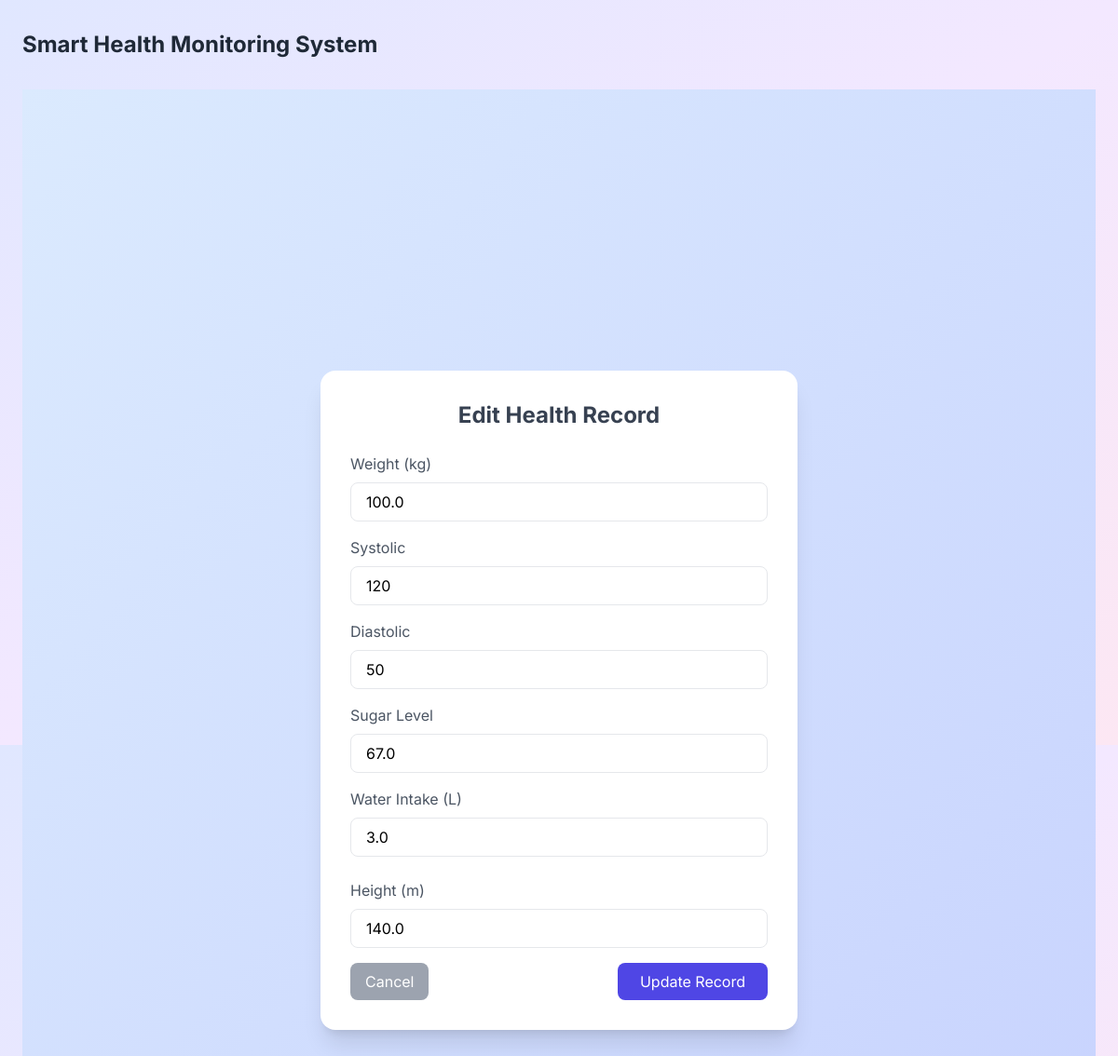
Screenshot of /edit/3 (signed in) with the database file from the repository.
### models.py (models this page shows, shortened)
class HealthRecord(db.Model):
    __tablename__ = "health_record"
    id = db.Column(db.Integer, primary_key=True)
    weight = db.Column(db.Float, nullable=False)
    height = db.Column(db.Float, nullable=False)
    bmi = db.Column(db.Float)
    systolic = db.Column(db.Integer, nullable=False)
    diastolic = db.Column(db.Integer, nullable=False)
    sugar = db.Column(db.Float, nullable=False)
    water = db.Column(db.Float, nullable=False)
    date = db.Column(db.DateTime, default=datetime.utcnow)
    user_id = db.Column(db.Integer, db.ForeignKey("user.id"), nullable=False)

### app.py (the view, shortened to what this page needs)
@app.route("/edit/<int:record_id>", methods=["GET", "POST"])
@login_required
def edit_record(record_id):
    record = HealthRecord.query.get_or_404(record_id)
    if record.user_id != current_user.id:
        abort(403)
    return render_template("edit_record.html", record=record)

### app.py (called while the page is built)
@login_manager.user_loader
def load_user(user_id):
    return User.query.get(int(user_id))

### templates/edit_record.html
{% extends "base.html" %}
{% block content %}
<script src="https://cdn.tailwindcss.com"></script>
<div class="min-h-screen bg-gradient-to-br from-blue-100 to-indigo-200 flex items-center justify-center p-6">
    <div class="bg-white p-8 rounded-2xl shadow-xl w-full max-w-lg">
        <h2 class="text-2xl font-bold mb-6 text-center text-gray-700">
            Edit Health Record
        </h2>
        <form method="POST">
            <div class="mb-4">
                <label class="block text-gray-600 mb-2">Weight (kg)</label>
                <input type="number" step="0.1" name="weight"
                       value="{{ record.weight }}"
                       required
                       class="w-full px-4 py-2 border rounded-lg focus:ring-2 focus:ring-indigo-400">
            </div>
            <div class="mb-4">
                <label class="block text-gray-600 mb-2">Systolic</label>
                <input type="number" name="systolic"
                       value="{{ record.systolic }}"
                       required
                       class="w-full px-4 py-2 border rounded-lg focus:ring-2 focus:ring-indigo-400">
            </div>
            <div class="mb-4">
                <label class="block text-gray-600 mb-2">Diastolic</label>
                <input type="number" name="diastolic"
                       value="{{ record.diastolic }}"
                       required
                       class="w-full px-4 py-2 border rounded-lg focus:ring-2 focus:ring-indigo-400">
            </div>
            <div class="mb-4">
                <label class="block text-gray-600 mb-2">Sugar Level</label>
                <input type="number" step="0.1" name="sugar"
                       value="{{ record.sugar }}"
                       required
                       class="w-full px-4 py-2 border rounded-lg focus:ring-2 focus:ring-indigo-400">
            </div>
            <div class="mb-6">
                <label class="block text-gray-600 mb-2">Water Intake (L)</label>
                <input type="number" step="0.1" name="water"
                       value="{{ record.water }}"
                       required
                       class="w-full px-4 py-2 border rounded-lg focus:ring-2 focus:ring-indigo-400">
            </div>
            <div class="mb-4">
                <label class="block text-gray-600 mb-2">Height (m)</label>
                <input type="number" step="0.01" name="height"
                    value="{{ record.height }}"
                    required
                    class="w-full px-4 py-2 border rounded-lg focus:ring-2 focus:ring-indigo-400">
            </div>
            <div class="flex justify-between">
                <a href="/dashboard"
                   class="bg-gray-400 text-white px-4 py-2 rounded-lg hover:bg-gray-500 transition">
                    Cancel
                </a>
                <button type="submit"
                        class="bg-indigo-600 text-white px-6 py-2 rounded-lg hover:bg-indigo-700 transition">
                    Update Record
                </button>
            </div>
        </form>
    </div>
</div>
{% endblock %}

### templates/base.html (style rules this page uses)
body { font-family: 'Inter', sans-serif; }

### rows the page displays
HealthRecord: weight "100.0", systolic "120", diastolic "50", sugar "67.0", water "3.0", height "140.0"
